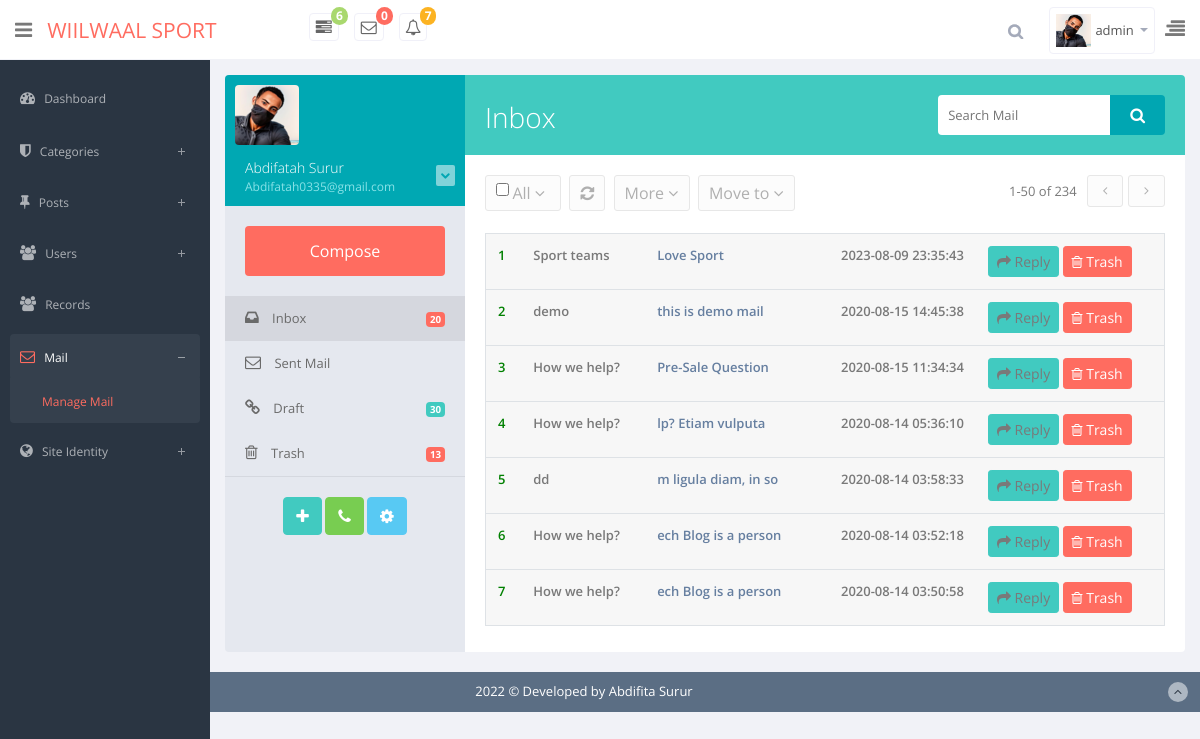
Page /admin/inbox.php (signed in) on the committed database.
### tables this page shows
CREATE TABLE `users` (
  `id` int(11) NOT NULL,
  `fname` varchar(100) NOT NULL,
  `lname` varchar(50) NOT NULL,
  `username` varchar(50) NOT NULL,
  `email` varchar(100) NOT NULL,
  `password` varchar(200) NOT NULL,
  `image` varchar(255) NOT NULL,
  `bio` text NOT NULL,
  `role` tinyint(5) NOT NULL,
  `date` timestamp NOT NULL DEFAULT current_timestamp()
);

CREATE TABLE `mails` (
  `id` int(5) NOT NULL,
  `name` varchar(150) NOT NULL,
  `email` varchar(150) NOT NULL,
  `subject` varchar(200) NOT NULL,
  `phone` varchar(16) NOT NULL,
  `message` text NOT NULL,
  `status` tinyint(3) NOT NULL,
  `date` timestamp NOT NULL DEFAULT current_timestamp()
);

### app/classes/Database.php (called while the page is built, shortened)
<?php
class Database
{
    public static function db()
    {
        $link = mysqli_connect('localhost:3306','root','','blog_oop');
        return $link;
    }
}

### app/classes/Mail.php (called while the page is built, shortened)
<?php
class Mail
{
    public static   function showAllMail(){
        $sql = "SELECT * FROM `mails` WHERE status !=0 ORDER BY id DESC";
        $result = mysqli_query(Database::db(),$sql);
        if($result){
            return $result;
        }else{
            return false;
        }
    }
    public static   function countNewMail(){
        $sql = "SELECT * FROM `mails` WHERE status = 1";
        $result = mysqli_query(Database::db(),$sql);
        if($result){
            $count = mysqli_num_rows($result);
            return $count;
        }else{
            return false;
        }
    }
}

### app/classes/UserLogin.php (called while the page is built, shortened)
<?php
class UserLogin
{
    public  static  function loginUserData($username){
        $sql = " SELECT * FROM `users` WHERE `username` = '$username' ";
        $res = mysqli_query(Database::db(),$sql);
        if($res){
            $data = mysqli_fetch_assoc($res);
            return $data;
        }else{
            return false;
        }
    }
}

### admin/inbox-body.php (the view, shortened to what this page needs)
<div class="inbox-body">
    <div class="mail-option">
        <div class="chk-all">
            <input type="checkbox" class="mail-checkbox mail-group-checkbox">
            <div class="btn-group">
                <a class="btn mini all" href="#" data-toggle="dropdown">
                    All
                    <i class="fa fa-angle-down "></i>
                </a>
            </div>
        </div>
        <div class="btn-group">
            <a class="btn mini tooltips" href="#" data-toggle="dropdown" data-placement="top" data-original-title="Refresh">
                <i class=" fa fa-refresh"></i>
            </a>
        </div>
        <div class="btn-group hidden-phone">
            <a class="btn mini blue" href="#" data-toggle="dropdown">
                More
                <i class="fa fa-angle-down "></i>
            </a>
        </div>
        <div class="btn-group">
            <a class="btn mini blue" href="#" data-toggle="dropdown">
                Move to
                <i class="fa fa-angle-down "></i>
            </a>
        </div>
        <ul class="unstyled inbox-pagination">
            <li><span>1-50 of 234</span></li>
            <li>
                <a href="#" class="np-btn"><i class="fa fa-angle-left  pagination-left"></i></a>
            </li>
            <li>
                <a href="#" class="np-btn"><i class="fa fa-angle-right pagination-right"></i></a>
            </li>
        </ul>
    </div>
    <table class="table table-inbox table-hover">
        <tbody>
        <?php
        $res = Mail::showAllMail();
        $i=0;
        while ($row = mysqli_fetch_assoc($res)){ ?>
        <tr  <?= $row['status'] == 2 ? 'class="unread"' : '' ?>>
            <td class="inbox-small-cells">
               <span style="<?= $row['status'] == 2 ? 'color:green' : 'color:red' ?>"><?= ++$i ?></span>
            </td>
            <td class="view-message  dont-show"><?= substr($row['subject'],0,15) ?></td>
            <td class="view-message "><a href="" data-toggle="modal" data-target="#view<?=$row['id'] ?>"><?= substr($row['message'],0,20) ?></a></td>
            <td class="view-message  text-right"><?= $row['date'] ?></td>
            <td class="view-message  ">
                <a class="btn btn-sm btn-primary"  data-toggle="modal" data-target="#ex<?= $row['id'] ?>" ><i class="fa fa-share"></i> Reply</a>
                <a href="status.php?id=<?= $row['id'] ?>&trash&inbox-body" class="btn btn-sm btn-danger"><i class="fa fa-trash-o"></i> Trash</a>
            </td>
        </tr>
        <?php } ?>
        </tbody>
    </table>
</div>

### admin/header.php (shortened to what this page needs)
<?php
$page = explode('/',$_SERVER['PHP_SELF']);
$page = end($page);
$name = $_SESSION['username'];
$userData = UserLogin::loginUserData("$name");
?>
<!DOCTYPE html>
<html lang="en">
<head>
    <link href="assets/summernote/dist/summernote.css" rel="stylesheet">
    <link href="css/bootstrap.min.css" rel="stylesheet">
    <link href="css/bootstrap-reset.css" rel="stylesheet">
    <link href="assets/font-awesome/css/font-awesome.css" rel="stylesheet" />
    <link href="assets/jquery-easy-pie-chart/jquery.easy-pie-chart.css" rel="stylesheet" type="text/css"
        media="screen" />
    <link rel="stylesheet" href="css/owl.carousel.css" type="text/css">
    <link href="assets/advanced-datatable/media/css/demo_page.css" rel="stylesheet" />
    <link href="assets/advanced-datatable/media/css/demo_table.css" rel="stylesheet" />
    <link rel="stylesheet" href="assets/data-tables/DT_bootstrap.css" />
    <link href="css/slidebars.css" rel="stylesheet">
    <link href="css/style.css" rel="stylesheet">
    <link href="css/style-responsive.css" rel="stylesheet" />
</head>
<body>
    <section id="container">
        <header class="header white-bg">
            <div class="sidebar-toggle-box">
                <i class="fa fa-bars"></i>
            </div>
            <a href="index.php" class="logo"><span> Wiilwaal sport</span></a>
            <div class="nav notify-row" id="top_menu">
                <ul class="nav top-menu">
                    <li class="dropdown">
                        <a data-toggle="dropdown" class="dropdown-toggle" href="#">
                            <i class="fa fa-tasks"></i>
                            <span class="badge badge-success">6</span>
                        </a>
                    </li>
                    <li id="header_inbox_bar" class="dropdown">
                        <a data-toggle="dropdown" class="dropdown-toggle" href="#">
                            <i class="fa fa-envelope-o"></i>
                            <span class="badge badge-danger"><?= Mail::countNewMail() ?></span>
                        </a>
                    </li>
                    <li id="header_notification_bar" class="dropdown">
                        <a data-toggle="dropdown" class="dropdown-toggle" href="#">
                            <i class="fa fa-bell-o"></i>
                            <span class="badge badge-warning">7</span>
                        </a>
                    </li>
                </ul>
            </div>
            <div class="top-nav ">
                <ul class="nav pull-right top-menu">
                    <li>
                        <input type="text" class="form-control search" placeholder="Search">
                    </li>
                    <li class="dropdown">
                        <a data-toggle="dropdown" class="dropdown-toggle" href="#">
                            <img alt="" src="../uploads/<?= $userData['image']?>" style="width: 35px">
                            <span
                                class="username"><?= isset($_SESSION['username']) ? $_SESSION['username'] : '' ;?></span>
                            <b class="caret"></b>
                        </a>
                    </li>
                    <li class="sb-toggle-right">
                        <i class="fa  fa-align-right"></i>
                    </li>
                </ul>
            </div>
        </header>
        <aside>
            <div id="sidebar" class="nav-collapse ">
                <ul class="sidebar-menu" id="nav-accordion">
                    <li>
                        <a href="index.php" <?= $page == 'login.php' ? 'class="active"' : '' ?>>
                            <i class="fa fa-dashboard"></i>
                            <span>Dashboard</span>
                        </a>
                    </li>
                    <li class="sub-menu">
                        <a href="javascript:;" <?= $page == 'addcategory.php' ? 'class="active"' : '' ?>
                            <?= $page == 'managecategory.php' ? 'class="active"' : '' ?>>
                            <i class="fa fa-shield"></i>
                            <span>Categories</span>
                        </a>
                    </li>
                    <li class="sub-menu">
                        <a href="javascript:;" <?= $page == 'addpost.php' ? 'class="active"' : '' ?>
                            <?= $page == 'managepost.php' ? 'class="active"' : '' ?>>
                            <i class="fa fa-thumb-tack"></i>
                            <span>Posts</span>
                        </a>
                    </li>
                    <?php
    if($userData['role'] == 1){ ?>
                    <li class="sub-menu">
                        <a href="javascript:;" <?= $page == 'adduser.php' ? 'class="active"' : '' ?>
                            <?= $page == 'manageuser.php' ? 'class="active"' : '' ?>>
                            <i class="fa fa-users"></i>
                            <span>Users</span>
                        </a>
                    </li>
                    <?php } ?>
                    <li>
                        <a href="records.php" <?= $page == 'login.php' ? 'class="active"' : '' ?>>
                            <i class="fa fa-users"></i>
                            <span>Records</span>
                        </a>
                    </li>
                    <li class="sub-menu">
                        <a href="javascript:;" <?= $page == 'inbox.php' ? 'class="active"' : '' ?>
                            <?= $page == 'draft.php' ? 'class="active"' : '' ?>
                            <?= $page == 'trash.php' ? 'class="active"' : '' ?><?= $page == 'sentmail.php' ? 'class="active"' : '' ?>>
                            <i class="fa fa-envelope-o"></i>
                            <span>Mail</span>
                        </a>
                        <ul class="sub">
                            <li <?= $page == 'inbox.php' ? 'class="active"' : '' ?>
                                <?= $page == 'draft.php' ? 'class="active"' : '' ?>
                                <?= $page == 'trash.php' ? 'class="active"' : '' ?><?= $page == 'sentmail.php' ? 'class="active"' : '' ?>>
                                <a href="inbox.php">Manage Mail</a></li>
                        </ul>
                    </li>
                    <li class="sub-menu">
                        <a href="javascript:;" <?= $page == 'logo.php' ? 'class="active"' : '' ?>
                            <?= $page == 'social.php' ? 'class="active"' : '' ?>>
                            <i class="fa  fa-globe"></i>
                            <span>Site Identity</span>
                        </a>
                    </li>
                </ul>
            </div>
        </aside>
        <section id="main-content">
            <section class="wrapper">

### rows in the picture
users: image (placeholder picture)
mails: subject "Sport teams", message "Love Sport", date "2023-08-09 23:35:43"
mails: subject "demo", message "this is demo mail", date "2020-08-15 14:45:38"
mails: subject "How we help?", message "Pre-Sale Question", date "2020-08-15 11:34:34"
mails: subject "How we help?", message "lp? Etiam vulputa", date "2020-08-14 05:36:10"
mails: subject "dd", message "m ligula diam, in so", date "2020-08-14 03:58:33"
mails: subject "How we help?", message "ech Blog is a person", date "2020-08-14 03:52:18"
mails: subject "How we help?", message "ech Blog is a person", date "2020-08-14 03:50:58"

### other values in the picture
Mail::countNewMail() "0"
$_SESSION['username'] "admin"
Mail::countAllMail() "20"
Mail::countAllTrashMail() "13"
